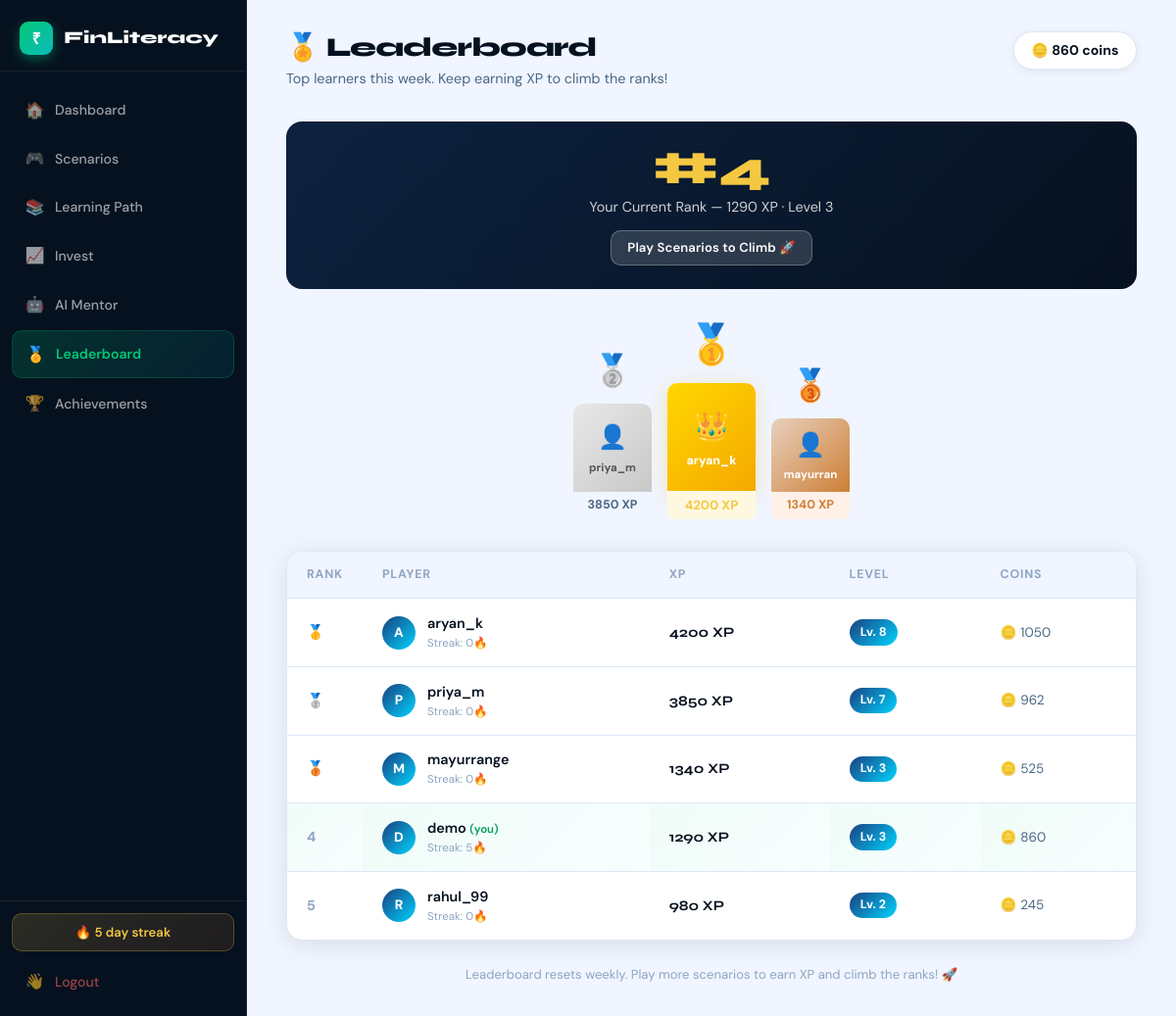
/leaderboard (signed in), run on the app's committed database.
### finliteracy_split/models.py (models this page shows, shortened)
class User(db.Model):
    __tablename__ = 'users'
    id            = db.Column(db.Integer, primary_key=True)
    username      = db.Column(db.String(80),  unique=True, nullable=False)
    email         = db.Column(db.String(120), unique=True, nullable=False)
    password      = db.Column(db.String(200), nullable=False)   # TODO: bcrypt in prod
    xp            = db.Column(db.Integer, default=0)
    coins         = db.Column(db.Integer, default=100)
    level         = db.Column(db.Integer, default=1)
    streak_days   = db.Column(db.Integer, default=0)
    last_login    = db.Column(db.DateTime, default=datetime.utcnow)
    created_at    = db.Column(db.DateTime, default=datetime.utcnow)
    progress      = db.relationship('Progress',    backref='user', lazy=True, uselist=False)
    investments   = db.relationship('Investment',  backref='user', lazy=True)
    achievements  = db.relationship('UserAchievement', backref='user', lazy=True)

### finliteracy_split/routes/leaderboard.py (the view)
@leaderboard_bp.route('/leaderboard')
def leaderboard():
    user = get_current_user()
    if not user:
        return redirect(url_for('auth.login'))
    top_users = User.query.order_by(User.xp.desc()).limit(20).all()
    my_rank   = next((i + 1 for i, u in enumerate(top_users) if u.id == user.id), '20+')
    return render_template('leaderboard.html',
        user=user,
        top_users=top_users,
        my_rank=my_rank,
    )

### finliteracy_split/utils.py (called while the page is built)
def get_current_user():
    if 'user_id' in session:
        return User.query.get(session['user_id'])
    return None

### finliteracy_split/templates/leaderboard.html (shortened to what this page needs)
<!DOCTYPE html>
<html lang="en">
<head>
    <link rel="stylesheet" href="{{ url_for('static', filename='css/base.css') }}">
    <link rel="stylesheet" href="{{ url_for('static', filename='css/leaderboard.css') }}">
</head>
<body>
<aside class="sidebar">
    <div class="sidebar-brand">
        <div class="brand-icon-sm">₹</div>
        <span>FinLiteracy</span>
    </div>
    <nav class="sidebar-nav">
        <a href="/dashboard"    class="nav-item"><span class="nav-icon">🏠</span> Dashboard</a>
        <a href="/scenario"     class="nav-item"><span class="nav-icon">🎮</span> Scenarios</a>
        <a href="/learning"     class="nav-item"><span class="nav-icon">📚</span> Learning Path</a>
        <a href="/invest"       class="nav-item"><span class="nav-icon">📈</span> Invest</a>
        <a href="/mentor"       class="nav-item"><span class="nav-icon">🤖</span> AI Mentor</a>
        <a href="/leaderboard"  class="nav-item active"><span class="nav-icon">🏅</span> Leaderboard</a>
        <a href="/achievements" class="nav-item"><span class="nav-icon">🏆</span> Achievements</a>
    </nav>
    <div class="sidebar-bottom">
        <div class="streak-badge">🔥 {{ user.streak_days }} day streak</div>
        <a href="/logout" class="nav-item nav-logout"><span class="nav-icon">👋</span> Logout</a>
    </div>
</aside>
<main class="main-content">
    <header class="page-header">
        <div>
            <h2 class="page-title">🏅 Leaderboard</h2>
            <p class="page-subtitle">Top learners this week. Keep earning XP to climb the ranks!</p>
        </div>
        <div class="header-coins">
            <span class="coin-display">🪙 {{ user.coins }} coins</span>
        </div>
    </header>
    <div class="lb-my-rank" style="margin-bottom:1.5rem;">
        <div class="lb-my-rank-num">#{{ my_rank }}</div>
        <div class="lb-my-rank-label">Your Current Rank — {{ user.xp }} XP · Level {{ user.level }}</div>
        <div style="margin-top:0.75rem;">
            <a href="/scenario" class="btn btn-sm" style="background:rgba(255,255,255,0.15);color:white;border:1px solid rgba(255,255,255,0.25);">
                Play Scenarios to Climb 🚀
            </a>
        </div>
    </div>
    <div style="display:flex;justify-content:center;align-items:flex-end;gap:1rem;margin-bottom:2rem;">
        {% if top_users | length >= 2 %}
        <div style="text-align:center;animation:fadeInUp 0.4s ease 0.15s both;">
            <div style="font-size:2rem;">🥈</div>
            <div style="width:80px;height:90px;background:linear-gradient(135deg,#e8e8e8,#c8c8c8);border-radius:10px 10px 0 0;
                        display:flex;align-items:center;justify-content:center;flex-direction:column;margin:0.5rem auto 0;">
                <div style="font-size:1.5rem;">👤</div>
                <div style="font-size:0.72rem;font-weight:700;color:#555;margin-top:0.2rem;">{{ top_users[1].username[:8] }}</div>
            </div>
            <div style="font-size:0.78rem;font-weight:700;color:var(--text-secondary);background:var(--off-white);padding:0.25rem 0.5rem;border-radius:0 0 6px 6px;">{{ top_users[1].xp }} XP</div>
        </div>
        {% endif %}
        {% if top_users | length >= 1 %}
        <div style="text-align:center;animation:fadeInUp 0.4s ease both;">
            <div style="font-size:2.5rem;">🥇</div>
            <div style="width:90px;height:110px;background:linear-gradient(135deg,#ffd700,#f5a800);border-radius:10px 10px 0 0;
                        display:flex;align-items:center;justify-content:center;flex-direction:column;margin:0.5rem auto 0;
                        box-shadow:0 4px 20px rgba(245,200,66,0.4);">
                <div style="font-size:1.8rem;">👑</div>
                <div style="font-size:0.78rem;font-weight:800;color:white;margin-top:0.2rem;">{{ top_users[0].username[:8] }}</div>
            </div>
            <div style="font-size:0.82rem;font-weight:700;color:var(--gold);background:#fff8e0;padding:0.25rem 0.5rem;border-radius:0 0 6px 6px;">{{ top_users[0].xp }} XP</div>
        </div>
        {% endif %}
        {% if top_users | length >= 3 %}
        <div style="text-align:center;animation:fadeInUp 0.4s ease 0.25s both;">
            <div style="font-size:2rem;">🥉</div>
            <div style="width:80px;height:75px;background:linear-gradient(135deg,#e8d0c0,#cd7f32);border-radius:10px 10px 0 0;
                        display:flex;align-items:center;justify-content:center;flex-direction:column;margin:0.5rem auto 0;">
                <div style="font-size:1.5rem;">👤</div>
                <div style="font-size:0.72rem;font-weight:700;color:white;margin-top:0.2rem;">{{ top_users[2].username[:8] }}</div>
            </div>
            <div style="font-size:0.78rem;font-weight:700;color:#cd7f32;background:#fff0e8;padding:0.25rem 0.5rem;border-radius:0 0 6px 6px;">{{ top_users[2].xp }} XP</div>
        </div>
        {% endif %}
    </div>
    <div class="leaderboard-page-card">
        <table class="lb-table">
            <thead>
                <tr>
                    <th style="width:60px;">Rank</th>
                    <th>Player</th>
                    <th>XP</th>
                    <th>Level</th>
                    <th>Coins</th>
                </tr>
            </thead>
            <tbody>
                {% for u in top_users %}
                <tr class="{{ 'current-user' if u.id == user.id else '' }}">
                    <td class="lb-rank-cell">
                        {% if loop.index == 1 %}🥇
                        {% elif loop.index == 2 %}🥈
                        {% elif loop.index == 3 %}🥉
                        {% else %}<span style="color:var(--text-muted);font-size:0.9rem;">{{ loop.index }}</span>
                        {% endif %}
                    </td>
                    <td>
                        <div class="lb-user-cell">
                            <div class="lb-avatar">{{ u.username[0] | upper }}</div>
                            <div>
                                <div class="lb-username">{{ u.username }}{% if u.id == user.id %} <span style="font-size:0.72rem;color:var(--green-dark);font-weight:600;">(you)</span>{% endif %}</div>
                                <div style="font-size:0.72rem;color:var(--text-muted);">Streak: {{ u.streak_days }}🔥</div>
                            </div>
                        </div>
                    </td>
                    <td class="lb-xp-cell">{{ u.xp | int }} XP</td>
                    <td>
                        <span class="lb-level-pill">Lv. {{ u.level }}</span>
                    </td>
                    <td style="font-size:0.85rem;color:var(--text-secondary);">🪙 {{ u.coins }}</td>
                </tr>
                {% endfor %}
            </tbody>
        </table>
    </div>
    <p style="text-align:center;margin-top:1.5rem;font-size:0.82rem;color:var(--text-muted);">
        Leaderboard resets weekly. Play more scenarios to earn XP and climb the ranks! 🚀
    </p>
</main>
</body>
</html>

### finliteracy_split/static/css/base.css (style rules this page uses)
:root { --blue-dark: #06111f; --blue-mid: #0d2240; --blue-light: #1a4080; --green: #00c875; --green-dark: #00a05e; --green-glow: rgba(0,200,117,0.25); --cyan: #00d4ff; --cyan-glow: rgba(0,212,255,0.2); --orange: #ff7e2d; --gold: #f5c842; --red: #ff4d6a; --white: #ffffff; --off-white: #f0f5ff; --surface: #ffffff; --surface-2: #f7faff; --text-primary: #06111f; --text-secondary: #4a6785; --text-muted: #8fa5c2; --border: #dce8f5; --border-strong: #b8cfe0; --teal: #0cbaba; --purple: #7c5cbf; --sidebar-w: 252px; --radius: 16px; --radius-sm: 10px; --radius-xs: 6px; --shadow-sm: 0 2px 10px rgba(6,17,31,0.07); --shadow: 0 4px 24px rgba(6,17,31,0.10); --shadow-md: 0 8px 40px rgba(6,17,31,0.14); --shadow-lg: 0 16px 60px rgba(6,17,31,0.18); --transition: 0.22s cubic-bezier(0.4,0,0.2,1); }
*, *::before, *::after { box-sizing: border-box; margin: 0; padding: 0; }
html { font-size: 16px; scroll-behavior: smooth; }
body { font-family: 'DM Sans', sans-serif; background: var(--off-white); color: var(--text-primary); display: flex; min-height: 100vh; line-height: 1.6; }
a { text-decoration: none; color: inherit; }
.btn { display: inline-flex; align-items: center; justify-content: center; gap: 0.45rem; padding: 0.7rem 1.5rem; border-radius: var(--radius-sm); font-family: 'DM Sans', sans-serif; font-weight: 600; font-size: 0.92rem; cursor: pointer; border: none; transition: all var(--transition); text-decoration: none; white-space: nowrap; letter-spacing: 0.01em; }
.btn-sm { padding: 0.42rem 1rem; font-size: 0.82rem; }
.sidebar { width: var(--sidebar-w); background: var(--blue-dark); color: white; position: fixed; top: 0; left: 0; bottom: 0; display: flex; flex-direction: column; z-index: 100; border-right: 1px solid rgba(255,255,255,0.06); overflow-y: auto; }
.sidebar-brand { display: flex; align-items: center; gap: 0.7rem; padding: 1.4rem 1.25rem 1rem; font-family: 'Syne', sans-serif; font-weight: 800; font-size: 1.1rem; color: white; border-bottom: 1px solid rgba(255,255,255,0.07); margin-bottom: 0.5rem; }
.brand-icon-sm { width: 34px; height: 34px; background: linear-gradient(135deg, var(--green), var(--teal)); border-radius: 9px; display: flex; align-items: center; justify-content: center; font-size: 1rem; font-weight: 800; box-shadow: 0 4px 12px rgba(0,200,117,0.4); flex-shrink: 0; }
.sidebar-nav { display: flex; flex-direction: column; gap: 0.2rem; padding: 0.5rem 0.75rem; flex: 1; }
.nav-item { display: flex; align-items: center; gap: 0.65rem; padding: 0.65rem 0.85rem; border-radius: var(--radius-sm); font-size: 0.88rem; font-weight: 500; color: rgba(255,255,255,0.6); transition: all var(--transition); cursor: pointer; }
.nav-item.active { background: linear-gradient(135deg, rgba(0,200,117,0.18), rgba(0,212,255,0.08)); color: var(--green); font-weight: 600; border: 1px solid rgba(0,200,117,0.2); }
.nav-icon { font-size: 1rem; width: 20px; text-align: center; }
.sidebar-bottom { padding: 0.75rem; border-top: 1px solid rgba(255,255,255,0.07); }
.streak-badge { background: linear-gradient(135deg, rgba(245,200,66,0.15), rgba(255,126,45,0.1)); border: 1px solid rgba(245,200,66,0.25); border-radius: var(--radius-sm); padding: 0.5rem 0.85rem; font-size: 0.82rem; font-weight: 600; color: var(--gold); margin-bottom: 0.5rem; text-align: center; }
.nav-logout { color: rgba(255,100,100,0.6) !important; }
.main-content { margin-left: var(--sidebar-w); flex: 1; padding: 2rem 2.5rem; max-width: calc(100vw - var(--sidebar-w)); min-height: 100vh; }
.page-header { display: flex; align-items: flex-start; justify-content: space-between; margin-bottom: 2rem; gap: 1rem; flex-wrap: wrap; }
.page-title { font-family: 'Syne', sans-serif; font-size: 1.7rem; font-weight: 800; color: var(--blue-dark); letter-spacing: -0.03em; line-height: 1.2; }
.page-subtitle { font-size: 0.9rem; color: var(--text-secondary); margin-top: 0.25rem; }
.header-coins { display: flex; gap: 0.75rem; align-items: center; flex-wrap: wrap; }
.coin-display { background: white; border: 1.5px solid var(--border); border-radius: 24px; padding: 0.45rem 1.1rem; font-size: 0.88rem; font-weight: 700; color: var(--text-primary); box-shadow: var(--shadow-sm); }

### data on the page
User: streak_days "5", coins "860", xp "1290", level "3", username "D", username "demo", shows "(you)"
User: username "priya_m", xp "3850", username "P", streak_days "0", level "7", coins "962"
User: username "aryan_k", xp "4200", username "A", streak_days "0", level "8", coins "1050"
User: username "mayurran", xp "1340", username "M", username "mayurrange", streak_days "0", level "3", coins "525"
User: username "R", username "rahul_99", streak_days "0", xp "980", level "2", coins "245"

### other printed values
{{ my_rank }} "4"
